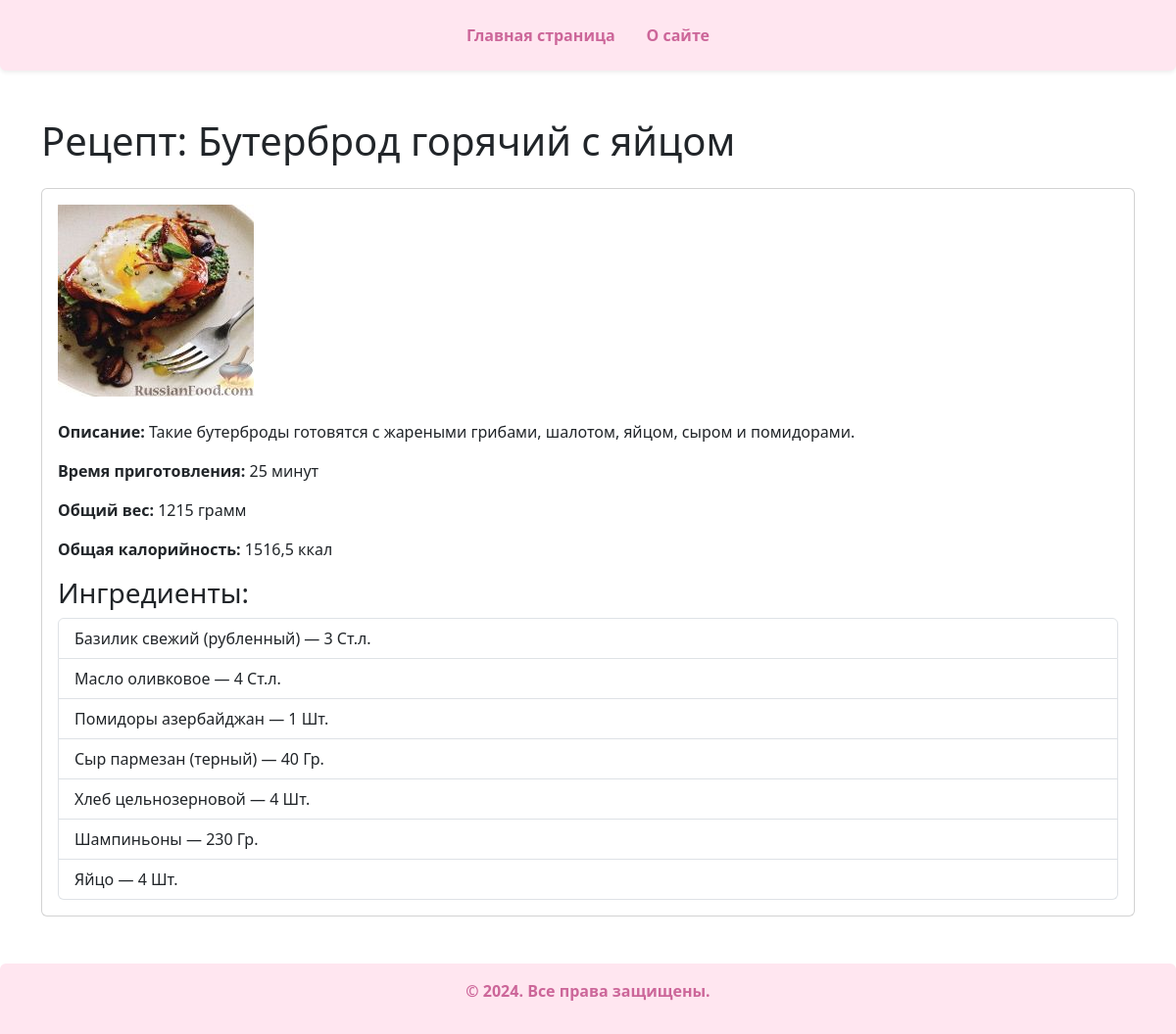
The page /recipe/5/ on the database its author committed.
### recipe_catalog/models.py (models this page shows, shortened)
class Recipe(models.Model):
    PCS = "pcs"
    G = "g"
    ML = "ml"
    name = models.TextField(max_length=300, unique=True, verbose_name="Название блюда")
    description = models.TextField(default="", verbose_name="Описание")
    image = models.ImageField(upload_to="images/", default="images/default.jpg", verbose_name="Изображение")
    cooking_time = models.IntegerField(default=0, verbose_name="Время приготовления",
                                       help_text="Время приготовления в минутах",
                                       validators=[MinValueValidator(1, 'Conversion rate must be positive.')])
    ingredients = models.ManyToManyField(Ingredient, through="RecipeIngredient")
    author = models.ForeignKey(User, on_delete=models.CASCADE, related_name="recipes", verbose_name="Автор")
    def total_weight(self):
        total_weight = 0
        for ri in self.recipeingredient_set.all():
            if ri.unit and ri.unit.key == self.PCS:
                weight = ri.count * ri.weight_by_pcs
            elif ri.unit and ri.unit.key in [self.G, self.ML]:
                weight = ri.count
            elif ri.unit:
                conversion = VolumeUnitConversion.objects.filter(unit=ri.unit).first()
                weight = ri.count * (conversion.weight if conversion else 0)
            else:
                weight = ri.count
            total_weight += weight
        return total_weight
    def total_calories(self):
        total_calories = 0
        for ri in self.recipeingredient_set.all():
            if ri.unit and ri.unit.key == self.PCS:
                weight_in_grams = ri.count * (ri.weight_by_pcs or 0)
            elif ri.unit and ri.unit.key in [self.G, self.ML]:
                weight_in_grams = ri.count
            elif ri.unit:
                conversion = VolumeUnitConversion.objects.filter(unit=ri.unit).first()
                weight_in_grams = ri.count * (conversion.weight if conversion else 0)
            else:
                weight_in_grams = ri.count
            total_calories += (weight_in_grams / 100) * ri.ingredient.calories
        return round(total_calories, 2)

class Ingredient(models.Model):
    name = models.TextField(max_length=255, null=False, default="Ингредиент", unique=True, verbose_name="Название",
                            validators=[
                                RegexValidator(
                                    regex=r'^[A-Za-zА-Яа-яёЁ\s]+$',
                                    message='Name should be a string value.'
                                )
                            ]
                            )
    calories = models.IntegerField(
        default=0,
        help_text="Калорийность на 100 ед. изм.",
        verbose_name="Калорийность",
        validators=[MinValueValidator(1, 'Conversion rate must be positive.')]
    )

### recipe_catalog/views.py (the view)
# urls.py: path('recipe/<int:pk>/', detail, name='detail'),
def detail(request, pk):
    template_name = 'recipe_catalog/recipe.html'
    recipe = get_object_or_404(Recipe, pk=pk)
    ingredients = []
    for ri in recipe.recipeingredient_set.select_related('ingredient', 'unit').order_by('ingredient__name'):
        ingredient = ri.ingredient
        if ri.unit:
            unit_label = ri.unit.abbreviation or ri.unit.label
            unit = f"{ri.count} {unit_label}"
        else:
            unit = f"{ri.count} г"
        ingredients.append({
            'name': ingredient.name,
            'unit': unit,
        })
    context = {
        'title': recipe.name,
        'description': recipe.description,
        'cooking_time': recipe.cooking_time,
        'total_weight': recipe.total_weight(),
        'total_calories': recipe.total_calories(),
        'ingredients': ingredients,
        'image': recipe.image.url,
    }
    return render(request, template_name, context)

### templates/recipe_catalog/recipe.html
{% extends "base.html" %}
{% block content %}
<h1 class="mb-4">Рецепт: {{ title }}</h1>
<div class="card">
    <div class="card-body">
        {% if image %}
        <img src="{{ image }}" alt="{{ title }}" class="img-fluid mb-4" style="max-width: 100%; height: auto;">
        {% endif %}
        <p class="card-text"><strong>Описание:</strong> {{ description }}</p>
        <p><strong>Время приготовления:</strong> {{ cooking_time }} минут</p>
        <p><strong>Общий вес:</strong> {{ total_weight }} грамм</p>
        <p><strong>Общая калорийность:</strong> {{ total_calories }} ккал</p>
        <h3>Ингредиенты:</h3>
        <ul class="list-group">
            {% for ingredient in ingredients %}
            <li class="list-group-item">{{ ingredient.name }} — {{ ingredient.unit }}</li>
            {% endfor %}
        </ul>
    </div>
</div>
{% endblock %}

### rows shown on the page
Recipe: name "Бутерброд горячий с яйцом", description "Такие бутерброды готовятся с жареными грибами, шалотом, яйцом, сыром и помидорами."
Ingredient: name "Базилик свежий (рубленный)"
Ingredient: name "Масло оливковое"
Ingredient: name "Помидоры азербайджан"
Ingredient: name "Сыр пармезан (терный)"
Ingredient: name "Хлеб цельнозерновой"
Ingredient: name "Шампиньоны"
Ingredient: name "Яйцо"

### other values the page prints
{{ cooking_time }} "25"
{{ total_weight }} "1215"
{{ total_calories }} "1516,5"
{{ ingredient.unit }} "3 Ст.л." "4 Ст.л." "1 Шт." "40 Гр." "4 Шт." "230 Гр." "4 Шт."
